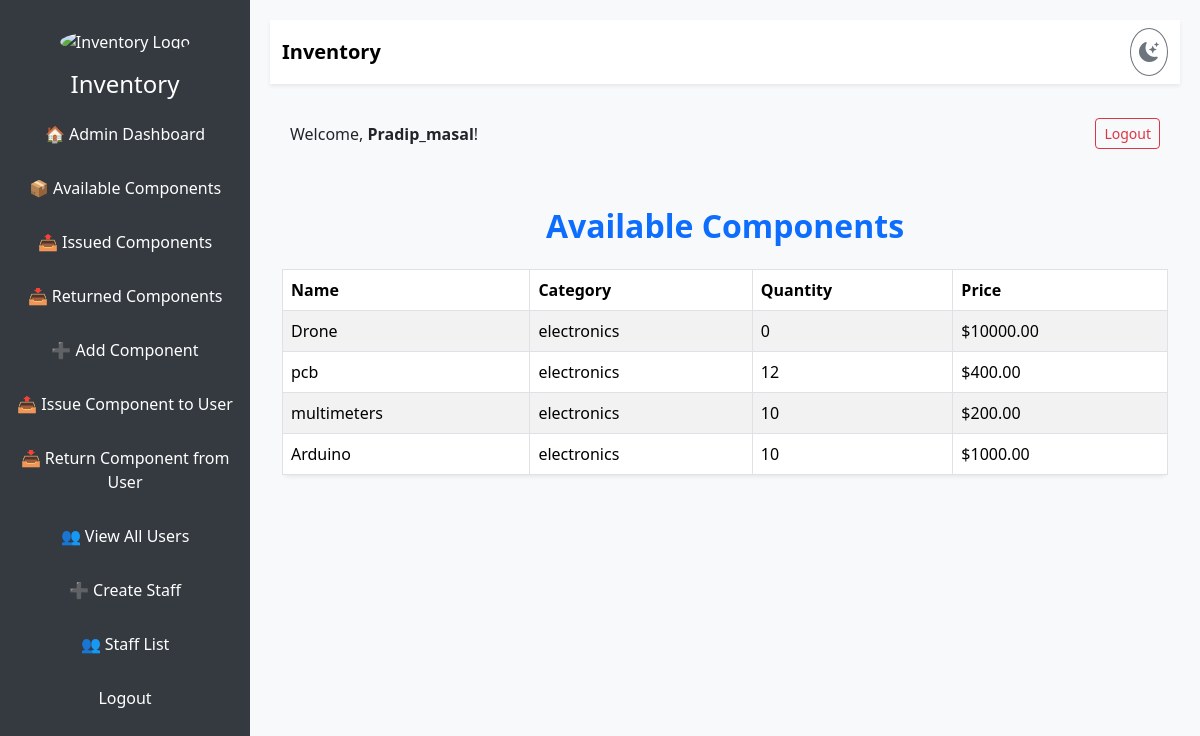
Screenshot of /available_components/ (signed in) with the database file from the repository.
### inventory/models.py (models this page shows, shortened)
class Component(models.Model):
    name = models.CharField(max_length=255)
    category = models.CharField(max_length=255)
    quantity = models.PositiveIntegerField()
    description = models.TextField(blank=True)
    price = models.DecimalField(max_digits=10, decimal_places=2, null=True, blank=True)
    image = models.ImageField(upload_to='components/', blank=True, null=True)

### inventory/views.py (the view)
# urls.py: path('available_components/', views.available_components, name='available_components'),
@login_required
def available_components(request):
    components = Component.objects.all()
    return render(request, 'inventory/available_components.html', {'components': components})

### inventory/templates/inventory/available_components.html
{% extends 'inventory/base.html' %}
{% block content %}
<div class="container mt-5">
    <h2 class="text-center mb-4 text-primary fw-bold">Available Components</h2>
    <div class="table-responsive">
        <table class="table table-striped table-hover table-bordered shadow-sm rounded-3">
            <thead class="bg-primary text-white">
                <tr>
                    <th>Name</th>
                    <th>Category</th>
                    <th>Quantity</th>
                    <th>Price</th>
                </tr>
            </thead>
            <tbody>
                {% for component in components %}
                <tr>
                    <td>{{ component.name }}</td>
                    <td>{{ component.category }}</td>
                    <td>{{ component.quantity }}</td>
                    <td>${{ component.price }}</td>
                </tr>
                {% empty %}
                <tr><td colspan="4" class="text-center text-muted">No components available.</td></tr>
                {% endfor %}
            </tbody>
        </table>
    </div>
</div>
{% endblock %}

### inventory/templates/inventory/base.html (shortened to what this page needs)
<!DOCTYPE html>
<html lang="en">
<head>
    <link href="https://cdn.jsdelivr.net/npm/bootstrap@5.3.2/dist/css/bootstrap.min.css" rel="stylesheet">
    <link href="https://cdn.jsdelivr.net/npm/bootstrap-icons@1.10.5/font/bootstrap-icons.css" rel="stylesheet">
</head>
<body class="bg-light" id="body">
    {% if user.is_authenticated %}
    <div class="sidebar text-center">
        <img src="https://img.icons8.com/fluency/96/box.png" class="rounded-circle mb-3" alt="Inventory Logo" width="100" height="100">
        <h4>Inventory</h4>
        {% if user.is_staff %}
        <a href="{% url 'admin_dashboard' %}">🏠 Admin Dashboard</a>
        <a href="{% url 'available_components' %}">📦 Available Components</a>
        <a href="{% url 'issued_components' %}">📤 Issued Components</a>
        <a href="{% url 'returned_components' %}">📥 Returned Components</a>
        <a href="{% url 'add_component' %}">➕ Add Component</a>
        <a href="{% url 'issue_component' %}">📤 Issue Component to User</a>
        <a href="{% url 'return_component' %}">📥 Return Component from User</a>
        {% if request.user.is_superuser %}
        <a href="{% url 'view_all_users' %}">👥 View All Users</a>
        <a href="{% url 'create_staff' %}">➕ Create Staff</a>
        <a href="{% url 'staff_list' %}">👥 Staff List</a>
        {% endif %}
        {% else %}
        <a href="{% url 'available_components' %}">📦 Available Components</a>
        <a href="{% url 'issued_components' %}">📤 Issued Components</a>
        <a href="{% url 'returned_components' %}">📥 Returned Components</a>
        {% endif %}
        <a href="{% url 'logout' %}">Logout</a>
    </div>
    {% endif %}
    <div class="content">
        <nav class="navbar navbar-expand-lg navbar-light bg-white shadow-sm mb-4" id="navbar">
            <div class="container">
                <a class="navbar-brand fw-bold" href="#">Inventory</a>
                <div class="d-flex align-items-center">
                    <button onclick="toggleDarkMode()" class="btn btn-outline-secondary rounded-circle p-2">
                        <i id="mode-icon" class="bi bi-moon-stars-fill fs-5"></i>
                    </button>
                </div>
            </div>
        </nav>
        {% if user.is_authenticated %}
        <div class="topbar">
            <div>Welcome, <strong>{{ user.username }}</strong>!</div>
            <div><a href="{% url 'logout' %}" class="btn btn-outline-danger btn-sm">Logout</a></div>
        </div>
        {% else %}
        <p>Welcome, Guest!</p>
        {% endif %}
        {% block content %}
        {% endblock %}
    </div>
</body>
</html>

### inventory/templates/inventory/base.html (style rules this page uses)
body, nav { transition: background-color 0.5s ease, color 0.5s ease; }
body { display: flex; min-height: 100vh; overflow-x: hidden; }
.sidebar { width: 250px; background: #343a40; color: white; padding-top: 30px; position: fixed; height: 100%; }
.sidebar a { color: white; text-decoration: none; display: block; padding: 15px; transition: 0.3s; }
.content { margin-left: 250px; padding: 20px; flex-grow: 1; }
.topbar { background: #f8f9fa; padding: 10px 20px; margin-bottom: 20px; display: flex; justify-content: space-between; align-items: center; }

### rows the page displays
Component: name "Drone", category "electronics", quantity "0", price "10000.00"
Component: name "pcb", category "electronics", quantity "12", price "400.00"
Component: name "multimeters", category "electronics", quantity "10", price "200.00"
Component: name "Arduino", category "electronics", quantity "10", price "1000.00"

### other values shown
{{ user.username }} "Pradip_masal"
